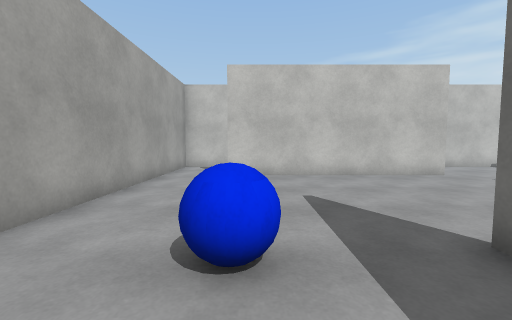
[1] (above)

16 first-person views from a walk through a 3-D level made in the Unity game engine. The camera is 1.2 m above the floor, tilts 4° down and sees 90° across. The floor is counted in squares, 1 m on a side. Each view is taken from the middle of a square. On the plan, view 1 faces up. The plan holds only what a view shows up to about 12 squares ahead; the rest is blank. Surface patterns are stand-ins for the level's own textures.

[2]
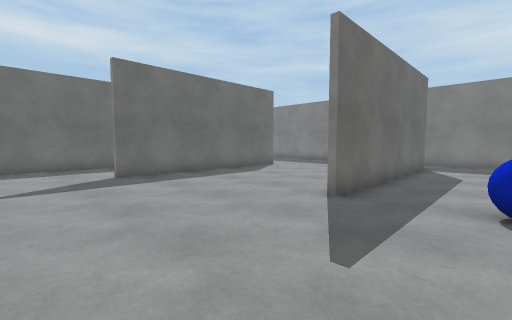

[3]
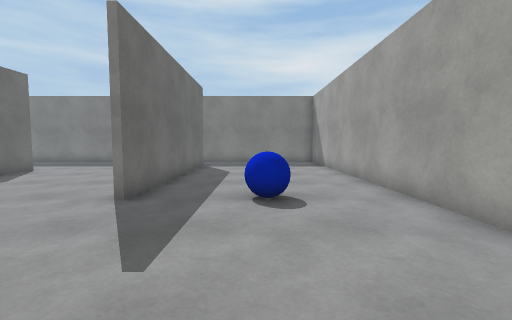

[4]
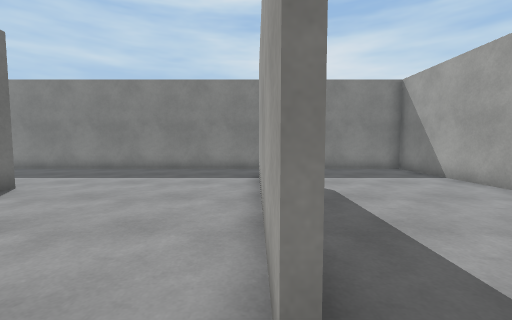

[5]
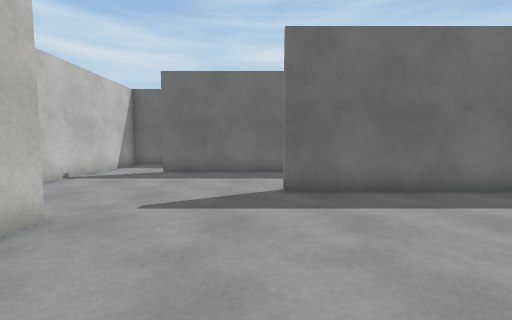

[6]
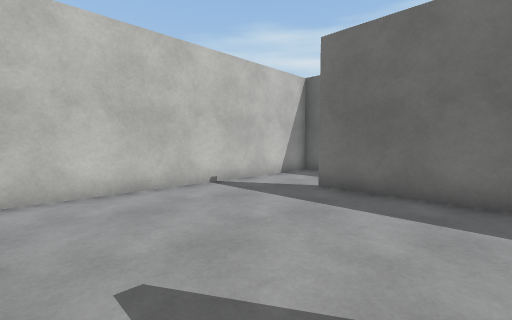

[7]
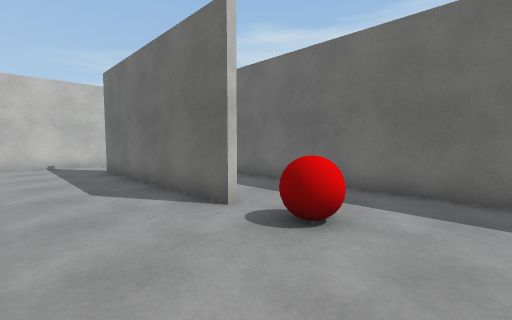

[8]
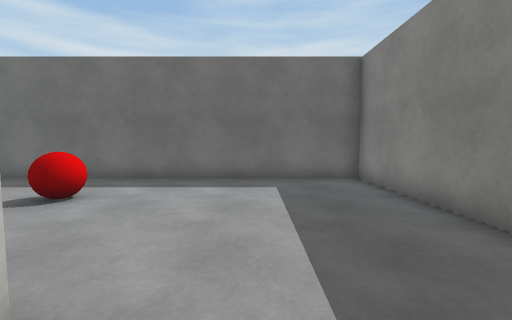

[9]
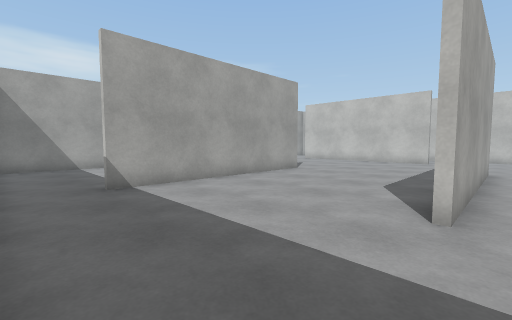

[10]
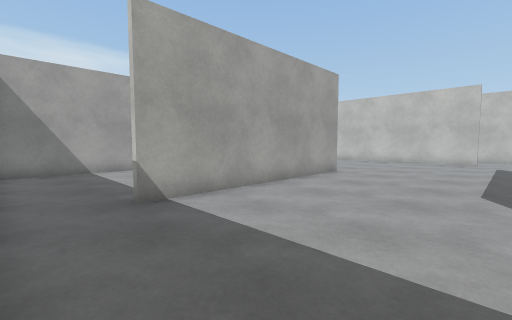

[11]
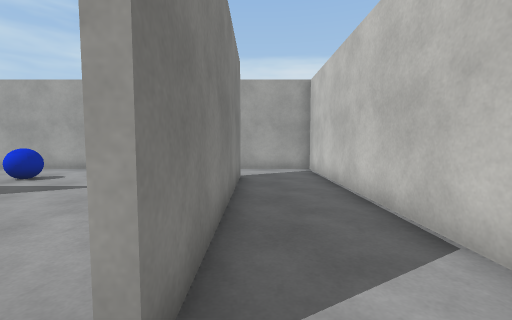

[12]
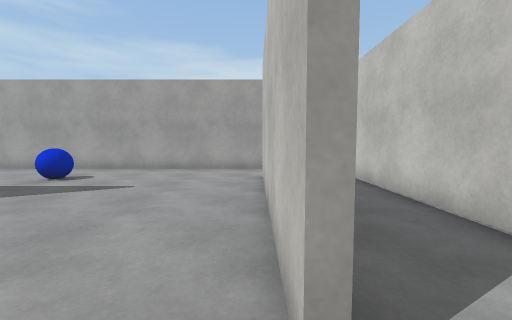

[13]
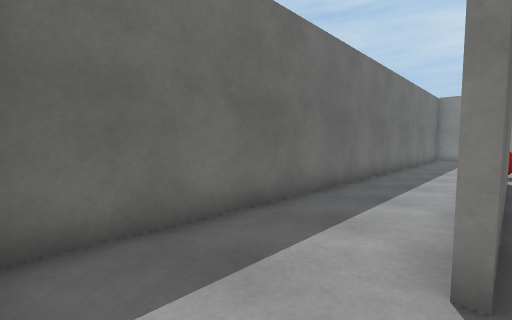

[14]
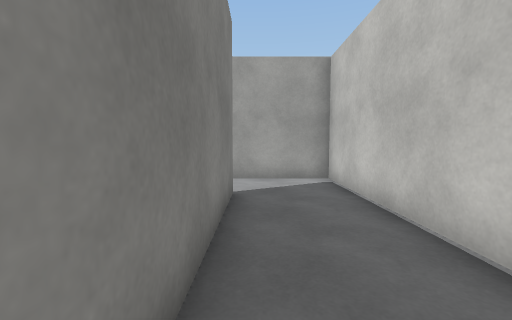

[15]
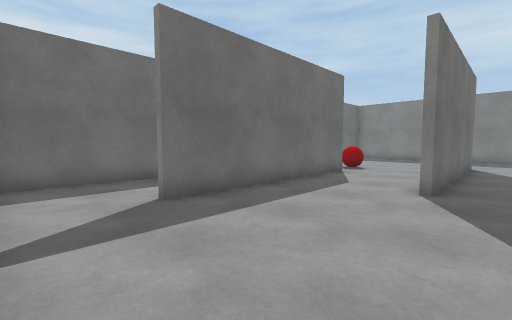

[16]
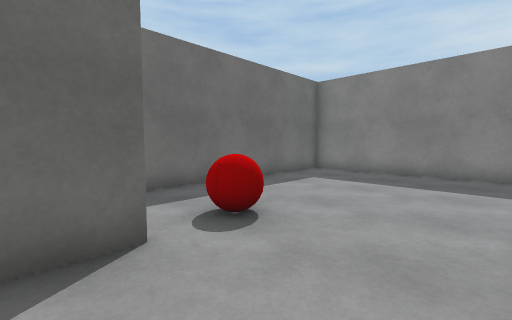

### Floor plan
Points are (right, up) in squares from view 1. A wall is a line through its corners. A room is listed if a view was taken in it or the views show most of it. See-through windows are left out.
Room 1 (views 1, 2, 3, 4, 5, 6, 7, 8, 9, 10, 11, 12, 13, 14, 15, 16)
walls: (2.9, 2.9) (2.9, -5.2); (9.4, 5.4) (9.4, -2.6); (9.2, -2.6) (9.2, 5.4); (13, 1.8) (13, 9.8); (6.9, 9.2) (-1, 9.2); (2.7, -5.2) (2.7, 2.9); (-1, 9.5) (6.9, 9.5); (-3.4, -7.4) (16.4, -7.4) (16.4, 12.4) (-3.4, 12.4) (-3.4, -7.4)
objects: other object (-1, 2) to (0, 3); other object (13, 0)

Where each view was taken, in squares from view 1:
view 1: 0 up, 0 right, facing up
view 2: 8 up, 0 right, facing down-right
view 3: 8 up, 0 right, facing down
view 4: 4 up, 3 right, facing down
view 5: 6 up, 3 right, facing right
view 6: 6 up, 7 right, facing up-right
view 7: 2 down, 10 right, facing up-right
view 8: 4 down, 8 right, facing right
view 9: 7 down, 10 right, facing up-left
view 10: 7 down, 8 right, facing up-left
view 11: 10 up, 8 right, facing left
view 12: 9 up, 8 right, facing left
view 13: 12 up, 13 right, facing down-right
view 14: 10 up, 5 right, facing left
view 15: 12 up, 8 right, facing down-right
view 16: 3 up, 10 right, facing down-right
